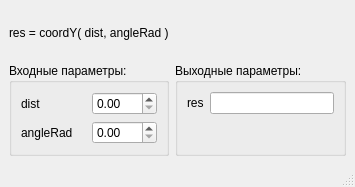
<?xml version="1.0" encoding="UTF-8"?>
<ui version="4.0">
 <class>MainWindowFuncCoordY</class>
 <widget class="QMainWindow" name="MainWindowFuncCoordY">
  <property name="geometry">
   <rect>
    <x>0</x>
    <y>0</y>
    <width>355</width>
    <height>187</height>
   </rect>
  </property>
  <property name="sizePolicy">
   <sizepolicy hsizetype="Minimum" vsizetype="Minimum">
    <horstretch>0</horstretch>
    <verstretch>0</verstretch>
   </sizepolicy>
  </property>
  <property name="maximumSize">
   <size>
    <width>450</width>
    <height>250</height>
   </size>
  </property>
  <property name="windowTitle">
   <string>MainWindow</string>
  </property>
  <widget class="QWidget" name="centralwidget">
   <layout class="QGridLayout" name="gridLayout_2">
    <item row="0" column="0">
     <widget class="QLabel" name="label">
      <property name="text">
       <string>res = coordY( dist, angleRad )</string>
      </property>
     </widget>
    </item>
    <item row="1" column="0">
     <widget class="QGroupBox" name="groupBox">
      <property name="title">
       <string>Входные параметры:</string>
      </property>
      <layout class="QGridLayout" name="gridLayout">
       <item row="0" column="0">
        <widget class="QLabel" name="label_2">
         <property name="text">
          <string>dist</string>
         </property>
        </widget>
       </item>
       <item row="0" column="1">
        <widget class="QDoubleSpinBox" name="doubleSpinBox_inFuncCoordY_dist"/>
       </item>
       <item row="1" column="0">
        <widget class="QLabel" name="label_4">
         <property name="text">
          <string>angleRad</string>
         </property>
        </widget>
       </item>
       <item row="1" column="1">
        <widget class="QDoubleSpinBox" name="doubleSpinBox_inFuncCoordY_angleRad"/>
       </item>
      </layout>
     </widget>
    </item>
    <item row="1" column="1">
     <widget class="QGroupBox" name="groupBox_2">
      <property name="title">
       <string>Выходные параметры:</string>
      </property>
      <layout class="QFormLayout" name="formLayout">
       <item row="0" column="0">
        <widget class="QLabel" name="label_3">
         <property name="text">
          <string>res</string>
         </property>
        </widget>
       </item>
       <item row="0" column="1">
        <widget class="QLineEdit" name="lineEdit_outFuncCoordY_res"/>
       </item>
      </layout>
     </widget>
    </item>
   </layout>
  </widget>
  <widget class="QMenuBar" name="menubar">
   <property name="geometry">
    <rect>
     <x>0</x>
     <y>0</y>
     <width>355</width>
     <height>26</height>
    </rect>
   </property>
  </widget>
  <widget class="QStatusBar" name="statusbar"/>
 </widget>
 <resources/>
 <connections/>
</ui>
